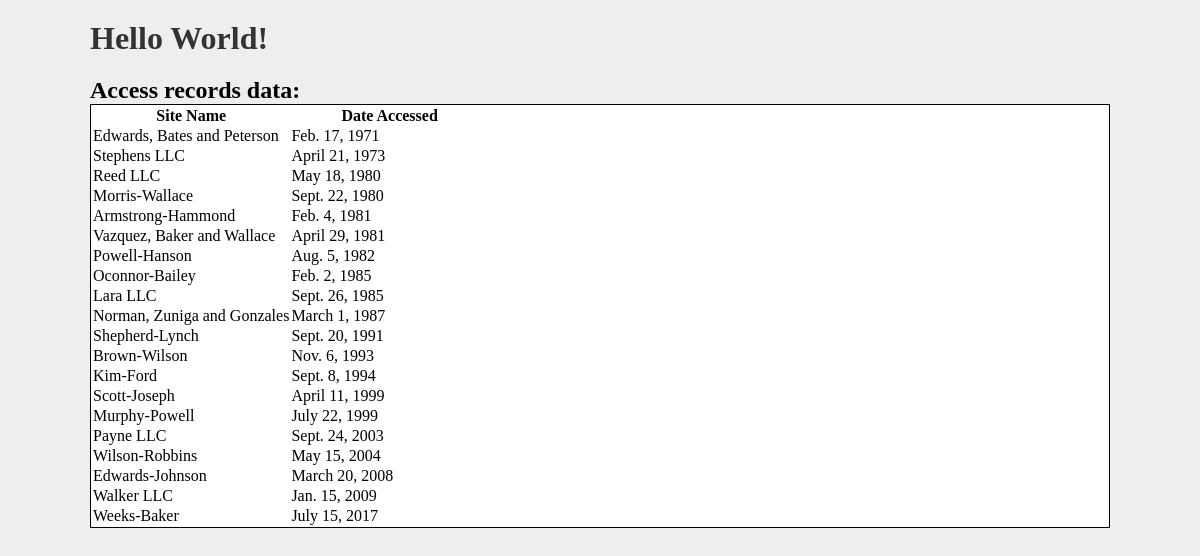
The page / on the database its author committed.
### frst_app/models.py (models this page shows, shortened)
class AccessRecord(models.Model):
    name = models.ForeignKey(Webpage, on_delete=models.PROTECT)
    date = models.DateField()

class Webpage(models.Model):
    topic = models.ForeignKey(Topic, on_delete=models.PROTECT)
    name = models.CharField(max_length=264, unique=True)
    url = models.URLField(unique=True)
    def __str__(self):
        return self.name

### frst_app/views.py (the view)
# urls.py: path('', views.index, name='index'),
def index(request):
    wbpg_list = AccessRecord.objects.order_by('date')
    date_dict = {
        'access_records': wbpg_list
    }
    return render(request, 'frst_app/index.html', context=date_dict)

### templates/frst_app/index.html (shortened to what this page needs)
<!DOCTYPE html>
{% load static %}
<html lang="en">
<head>
    <link rel="stylesheet" href="{% static "css/style.css" %}">
</head>
<body>
    <h1>Hello World!</h1>
    <h2>Access records data:</h2>
    {% if access_records %}
        <table class="table">
            <thead>
                <th>Site Name</th>
                <th>Date Accessed</th>
            </thead>
            {% for i in access_records %}
                <tr>
                    <td>{{ i.name }}</td>
                    <td>{{ i.date }}</td>
                </tr>
            {% endfor %}
        </table>
    {% else %}
        <p>There is no access records</p>
    {% endif %}
</body>
</html>

### static/css/style.css (style rules this page uses)
* { margin:0; padding:0; }
body { width:85%; margin: 0 auto; background-color: #eeeeee; }
h1 { color: #333333; padding: 20px 0; }
table { border: 1px solid black; display: block; background-color: #fff; }
thead, tr { width:100%; }
td,th { width:50%; }

### rows shown on the page
AccessRecord: name "Edwards, Bates and Peterson", date "Feb. 17, 1971"
AccessRecord: name "Stephens LLC", date "April 21, 1973"
AccessRecord: name "Reed LLC", date "May 18, 1980"
AccessRecord: name "Morris-Wallace", date "Sept. 22, 1980"
AccessRecord: name "Armstrong-Hammond", date "Feb. 4, 1981"
AccessRecord: name "Vazquez, Baker and Wallace", date "April 29, 1981"
AccessRecord: name "Powell-Hanson", date "Aug. 5, 1982"
AccessRecord: name "Oconnor-Bailey", date "Feb. 2, 1985"
AccessRecord: name "Lara LLC", date "Sept. 26, 1985"
AccessRecord: name "Norman, Zuniga and Gonzales", date "March 1, 1987"
AccessRecord: name "Shepherd-Lynch", date "Sept. 20, 1991"
AccessRecord: name "Brown-Wilson", date "Nov. 6, 1993"
AccessRecord: name "Kim-Ford", date "Sept. 8, 1994"
AccessRecord: name "Scott-Joseph", date "April 11, 1999"
AccessRecord: name "Murphy-Powell", date "July 22, 1999"
AccessRecord: name "Payne LLC", date "Sept. 24, 2003"
AccessRecord: name "Wilson-Robbins", date "May 15, 2004"
AccessRecord: name "Edwards-Johnson", date "March 20, 2008"
AccessRecord: name "Walker LLC", date "Jan. 15, 2009"
AccessRecord: name "Weeks-Baker", date "July 15, 2017"
